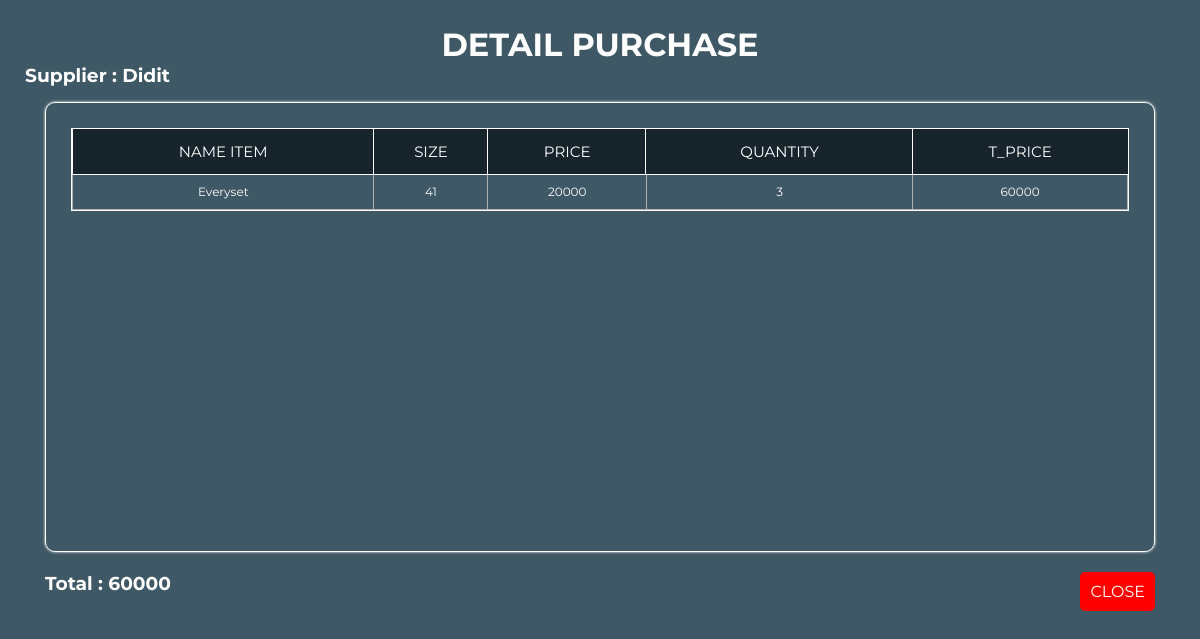
/view/viewDetailPurchase.php?id=5 (signed in), run on the app's committed database.
### tables this page shows
CREATE TABLE `detail_purchase` (
  `id` int(11) NOT NULL,
  `purchase_id` int(11) NOT NULL,
  `item_id` int(100) NOT NULL,
  `quantity` int(11) NOT NULL,
  `price` bigint(20) NOT NULL,
  `total_price` bigint(20) NOT NULL
);

CREATE TABLE `supplier` (
  `id` int(100) NOT NULL,
  `name` varchar(100) NOT NULL,
  `email` varchar(100) NOT NULL,
  `contact` varchar(100) NOT NULL,
  `address` varchar(100) NOT NULL
);

CREATE TABLE `item` (
  `id` int(100) NOT NULL,
  `name` varchar(100) NOT NULL,
  `price` bigint(20) NOT NULL,
  `stock` int(11) NOT NULL,
  `size` int(11) NOT NULL DEFAULT 0,
  `category` varchar(100) NOT NULL
);

### view/viewDetailPurchase.php (the view, shortened to what this page needs)
<?php
$purchase_id = $_GET['id'];
$query = "SELECT
        supplier.name AS supplier_name,
        detail_purchase.item_id,
        item.name AS item_name,
        item.size AS item_size,
        detail_purchase.price,
        detail_purchase.quantity,
        detail_purchase.total_price
    FROM
        detail_purchase
    INNER JOIN
        purchase ON detail_purchase.purchase_id = purchase.id
    INNER JOIN
        supplier ON purchase.supplier_id = supplier.id
    INNER JOIN
        item ON detail_purchase.item_id = item.id
    WHERE
        purchase.id = ?
";
$connection = getConnection();
$statement = $connection->prepare($query);
$statement->execute([$purchase_id]);
$result = $statement->fetchAll();
?>
<!DOCTYPE html>
<html lang="en">
    <head>
        <link rel="stylesheet" href="../assets/style/styleDetailPurchase.css">
    </head>
    <body>
        <div class="container">
            <div class="header">
                <h1>DETAIL PURCHASE</h1>
            </div>
            <div class="name-user">
                <h3>Supplier : <?=$result[0]['supplier_name']?></h3>
            </div>
            <div class="outer-wrapper">
                <div class="table-wrapper">
                    <table>
                        <tr>
                            <th>NAME ITEM</th>
                            <th>SIZE</th>
                            <th>PRICE</th>
                            <th>QUANTITY</th>
                            <th>T_PRICE</th>
                        </tr>
                        <?php
                            $total = 0;
                            foreach ($result as $row) { ?>
                                <tr>
                                    <td><?= $row['item_name'] ?></td>
                                    <td><?= $row['item_size'] ?></td>
                                    <td><?= $row['price'] ?></td>
                                    <td><?= $row['quantity'] ?></td>
                                    <td><?= $row['total_price'] ?></td>
                                </tr>
                            <?php $total+= $row['total_price'];
                        } ?>
                    </table>
                </div>
            </div>
            <div class="total">
                <h3>Total : <?= $total ?></h3>
                <a href="viewPurchase.php" class="btn-close">CLOSE</a>
            </div>
        </div>
    </body>
</html>

### assets/style/styleDetailPurchase.css (style rules this page uses)
* { margin: 0; padding: 0; outline: none; border: none; text-decoration: none; box-sizing: border-box; font-family: 'Montserrat', Arial, sans-serif; }
html, body { height: 100%; background-color: #3F5865; margin: 0;color: white; }
.container { display: flex; flex-direction: column; height: 100%; padding: 25px; }
.header { text-align: center; }
.name-user { margin-bottom: 5px; }
.outer-wrapper { margin: 10px 20px; border: 1px solid white; border-radius: 10px; box-shadow: 0 0 3px white; max-width: 100%; height: 450px; }
.table-wrapper { max-height: 400px; margin: 25px; overflow-y: auto; border: 1px solid white; }
table { width: 100%; border-collapse: collapse; }
table th { position: sticky; top: 0; background-color: #17242C; color: white; text-align: center; font-weight: normal; font-size: 15px; outline: 1px solid white; height: 45px; }
table td { text-align: center; font-size: 12px; border: 1px solid rgb(177, 177, 177); color: white; height: 35px; }
.total { display: flex; justify-content: space-between; margin: 10px 20px; }
.btn-close { padding: 10px; text-decoration: none; color: white; cursor: pointer; background-color: red; border-radius: 5px; }

### data on the page
detail_purchase: supplier.name "Didit", item.name "Everyset", item.size "41", price "20000", quantity "3", total_price "60000"

### other printed values
$total "60000"
